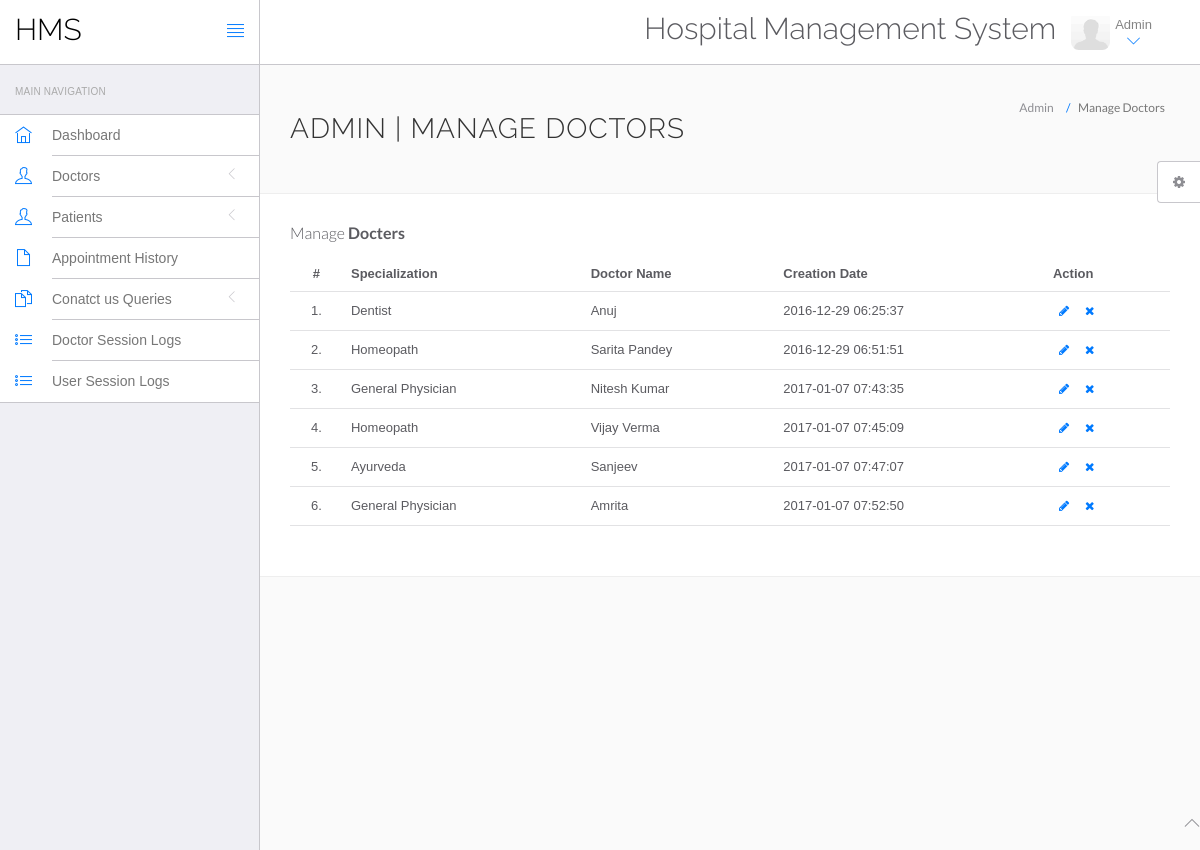
Screenshot of /admin/manage-doctors.php (signed in) with the database file from the repository.
### tables this page shows
CREATE TABLE `doctors` (
  `id` int(11) NOT NULL,
  `specilization` varchar(255) DEFAULT NULL,
  `doctorName` varchar(255) DEFAULT NULL,
  `address` longtext,
  `docFees` varchar(255) DEFAULT NULL,
  `contactno` bigint(11) DEFAULT NULL,
  `docEmail` varchar(255) DEFAULT NULL,
  `password` varchar(255) DEFAULT NULL,
  `creationDate` timestamp NULL DEFAULT CURRENT_TIMESTAMP,
  `updationDate` timestamp NULL DEFAULT NULL ON UPDATE CURRENT_TIMESTAMP
);

### admin/manage-doctors.php (the view, shortened to what this page needs)
<?php
include('include/config.php');
?>
<!DOCTYPE html>
<html lang="en">
	<head>
		<link rel="stylesheet" href="vendor/bootstrap/css/bootstrap.min.css">
		<link rel="stylesheet" href="vendor/fontawesome/css/font-awesome.min.css">
		<link rel="stylesheet" href="vendor/themify-icons/themify-icons.min.css">
		<link href="vendor/animate.css/animate.min.css" rel="stylesheet" media="screen">
		<link href="vendor/perfect-scrollbar/perfect-scrollbar.min.css" rel="stylesheet" media="screen">
		<link href="vendor/switchery/switchery.min.css" rel="stylesheet" media="screen">
		<link href="vendor/bootstrap-touchspin/jquery.bootstrap-touchspin.min.css" rel="stylesheet" media="screen">
		<link href="vendor/select2/select2.min.css" rel="stylesheet" media="screen">
		<link href="vendor/bootstrap-datepicker/bootstrap-datepicker3.standalone.min.css" rel="stylesheet" media="screen">
		<link href="vendor/bootstrap-timepicker/bootstrap-timepicker.min.css" rel="stylesheet" media="screen">
		<link rel="stylesheet" href="assets/css/styles.css">
		<link rel="stylesheet" href="assets/css/plugins.css">
		<link rel="stylesheet" href="assets/css/themes/theme-1.css" id="skin_color" />
	</head>
	<body>
		<div id="app">
<?php include('include/sidebar.php');?>
			<div class="app-content">
						<?php include('include/header.php');?>
				<div class="main-content" >
					<div class="wrap-content container" id="container">
						<section id="page-title">
							<div class="row">
								<div class="col-sm-8">
									<h1 class="mainTitle">Admin | Manage Doctors</h1>
																	</div>
								<ol class="breadcrumb">
									<li>
										<span>Admin</span>
									</li>
									<li class="active">
										<span>Manage Doctors</span>
									</li>
								</ol>
							</div>
						</section>
						<div class="container-fluid container-fullw bg-white">
									<div class="row">
								<div class="col-md-12">
									<h5 class="over-title margin-bottom-15">Manage <span class="text-bold">Docters</span></h5>
									<table class="table table-hover" id="sample-table-1">
										<thead>
											<tr>
												<th class="center">#</th>
												<th>Specialization</th>
												<th class="hidden-xs">Doctor Name</th>
												<th>Creation Date </th>
												<th>Action</th>
											</tr>
										</thead>
										<tbody>
<?php
$sql=mysqli_query($con,"select * from doctors");
$cnt=1;
while($row=mysqli_fetch_array($sql))
{
?>
											<tr>
												<td class="center"><?php echo $cnt;?>.</td>
												<td class="hidden-xs"><?php echo $row['specilization'];?></td>
												<td><?php echo $row['doctorName'];?></td>
												<td><?php echo $row['creationDate'];?>
												</td>
												<td >
												<div class="visible-md visible-lg hidden-sm hidden-xs">
							<a href="edit-doctor.php?id=<?php echo $row['id'];?>" class="btn btn-transparent btn-xs" tooltip-placement="top" tooltip="Edit"><i class="fa fa-pencil"></i></a>
	<a href="manage-doctors.php?id=<?php echo $row['id']?>&del=delete" onClick="return confirm('Are you sure you want to delete?')"class="btn btn-transparent btn-xs tooltips" tooltip-placement="top" tooltip="Remove"><i class="fa fa-times fa fa-white"></i></a>
												</div>
												</td>
											</tr>
											<?php
$cnt=$cnt+1;
											 }?>
										</tbody>
									</table>
								</div>
							</div>
								</div>
							</div>
						</div>
					</div>
				</div>
	<?php include('include/footer.php');?>
	<?php include('include/setting.php');?>
	</body>
</html>

### admin/assets/css/themes/theme-1.css (style rules this page uses)
body { background: #FAFAFA; }

### rows the page displays
doctors: specilization "Dentist", doctorName "Anuj", creationDate "2016-12-29 06:25:37"
doctors: specilization "Homeopath", doctorName "Sarita Pandey", creationDate "2016-12-29 06:51:51"
doctors: specilization "General Physician", doctorName "Nitesh Kumar", creationDate "2017-01-07 07:43:35"
doctors: specilization "Homeopath", doctorName "Vijay Verma", creationDate "2017-01-07 07:45:09"
doctors: specilization "Ayurveda", doctorName "Sanjeev", creationDate "2017-01-07 07:47:07"
doctors: specilization "General Physician", doctorName "Amrita", creationDate "2017-01-07 07:52:50"
